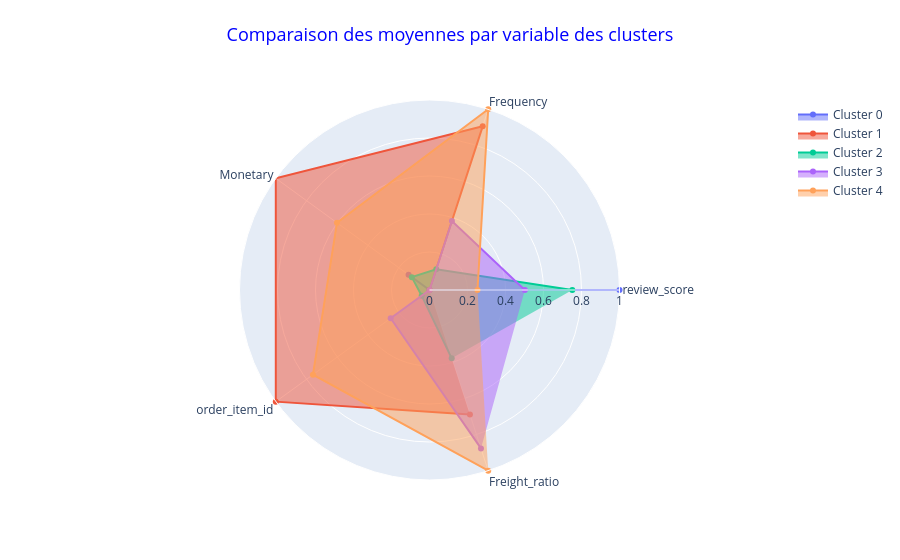

The notebook cell saved with this chart:
### Code cell
plot_radars(data=X_scaled_clusters, group='kmeans_label')

### Figure 1 — Plotly figure (JSON) as saved in the notebook; plotly's stock layout.template omitted (floating-point values rounded to 4 significant figures)
{"data": [{"fill": "toself", "name": "Cluster 0", "r": [1, 0, 0.1361, 0, 0], "theta": ["review_score", "Frequency", "Monetary", "order_item_id", "Freight_ratio"], "type": "scatterpolar"}, {"fill": "toself", "name": "Cluster 1", "r": [0, 0.9058, 1.0, 1.0, 0.6886], "theta": ["review_score", "Frequency", "Monetary", "order_item_id", "Freight_ratio"], "type": "scatterpolar"}, {"fill": "toself", "name": "Cluster 2", "r": [0.7516, 0.1145, 0.115, 0.05083, 0.3782], "theta": ["review_score", "Frequency", "Monetary", "order_item_id", "Freight_ratio"], "type": "scatterpolar"}, {"fill": "toself", "name": "Cluster 3", "r": [0.5018, 0.3817, 0, 0.2525, 0.8768], "theta": ["review_score", "Frequency", "Monetary", "order_item_id", "Freight_ratio"], "type": "scatterpolar"}, {"fill": "toself", "name": "Cluster 4", "r": [0.2526, 1, 0.6019, 0.7583, 1], "theta": ["review_score", "Frequency", "Monetary", "order_item_id", "Freight_ratio"], "type": "scatterpolar"}], "layout": {"polar": {"radialaxis": {"range": [0, 1], "visible": true}}, "showlegend": true, "title": {"font": {"color": "blue", "size": 18}, "text": "Comparaison des moyennes par variable des clusters", "x": 0.5, "xanchor": "center", "y": 0.95, "yanchor": "top"}}}
